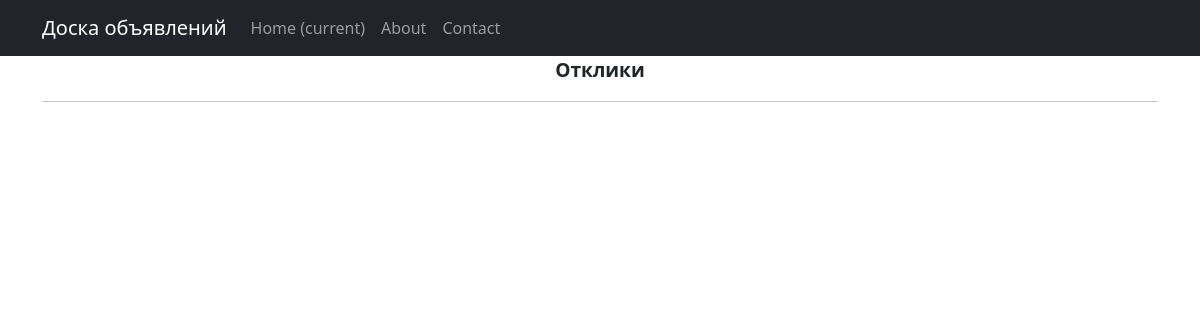
The page /advs/responses/ (signed in) on the database as committed earlier.
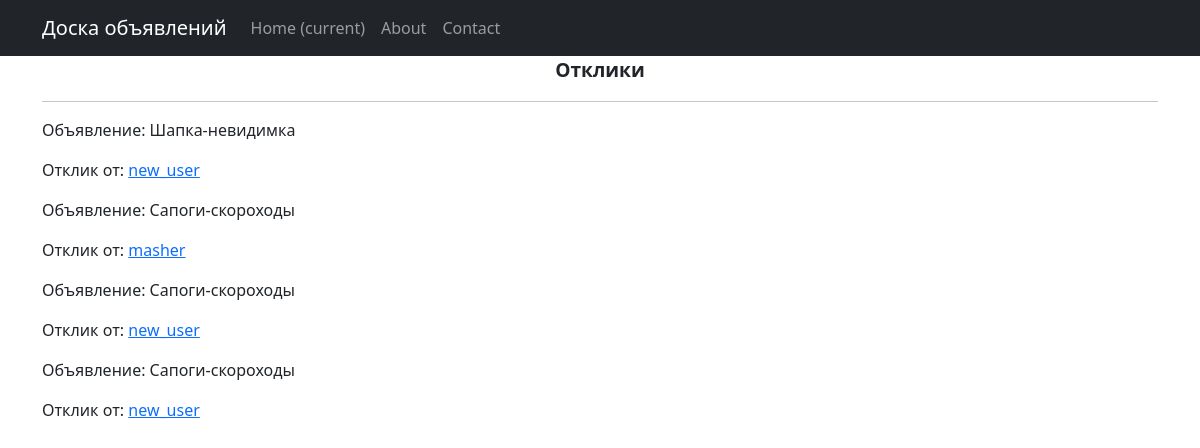
The same page on the database as committed later.
### advapp/models.py (models this page shows, shortened)
class Response(models.Model):
    author = models.ForeignKey(User, on_delete=models.CASCADE)
    text = models.TextField()
    advertisement = models.ForeignKey(Advertisement, on_delete=models.CASCADE)
    status = models.BooleanField(default=False)

class Advertisement(models.Model):
    GUILD = (
        ('tanks', 'Танки'),
        ('healers', 'Хилы'),
        ('damagers', 'ДД'),
        ('traders', 'Торговцы'),
        ('guildmasters', 'Гилдмастеры'),
        ('questgivers', 'Квестгиверы'),
        ('blacksmiths', 'Кузнецы'),
        ('tanners', 'Кожевники'),
        ('potions', 'Зельевары'),
        ('spellmasters', 'Мастера заклинаний'),
    )
    author = models.ForeignKey(User, on_delete=models.CASCADE)
    title = models.CharField(max_length=64)
    content = models.TextField()
    category = models.CharField(max_length=16, choices=GUILD, default='tanks')
    date = models.DateTimeField(auto_now_add=True)
    file = models.ImageField(upload_to='uploads/', blank=True, null=False)

### advapp/views.py (the view)
# urls.py: path('responses/', ResponseList.as_view(), name='responses'),
class ResponseList(ListView):
    model = Response
    ordering = '-date'
    template_name = 'resp_list.html'
    context_object_name = 'responses'
    def get_queryset(self):
        return Response.objects.filter(advertisement__author=self.request.user)

### templates/resp_list.html
{% extends 'flatpages/default.html' %}
{% block content %}
<p align="center"><b><big>Отклики</big></b></p>
<hr>
{% if responses %}
    {% for response in responses %}
        <p align="left">Объявление: {{ response.advertisement.title }} </p>
        <p align="left">Отклик от: <a href="{% url 'response' pk=response.id %}">{{ response.author }}</a></p>
        {% endfor %}
    {% endif %}
{% endblock content %}

### templates/flatpages/default.html (shortened to what this page needs)
<!DOCTYPE html>
<html lang="en">
    <head>
        {% load static %}
        <link href="{% static 'css/styles.css' %}" rel="stylesheet" />
    </head>
    <body>
        <nav class="navbar navbar-expand-lg navbar-dark bg-dark static-top">
            <div class="container">
                <a class="navbar-brand" href="#">Доска объявлений</a>
                <div class="collapse navbar-collapse" id="navbarResponsive">
                    <ul class="navbar-nav ml-auto">
                        <li class="nav-item active">
                            <a class="nav-link" href="#">Home
                                <span class="sr-only">(current)</span>
                            </a>
                        </li>
                        <li class="nav-item">
                            <a class="nav-link" href="/about/">About</a>
                        </li>
                        <li class="nav-item">
                            <a class="nav-link" href="/contacts/">Contact</a>
                        </li>
                    </ul>
                </div>
            </div>
        </nav>
        <div class="container">
            <div class="row">
                <div class="col-lg-12 text-center">
                    {% block content %}{% endblock content %}
                </div>
            </div>
        </div>
    </body>
</html>

Rows that differ between the two databases and show on the page:
added Response: advertisement "Шапка-невидимка", author "new_user"
added Response: advertisement "Сапоги-скороходы", author "masher"
added Response: advertisement "Сапоги-скороходы", author "new_user"
added Response: advertisement "Сапоги-скороходы", author "new_user"
